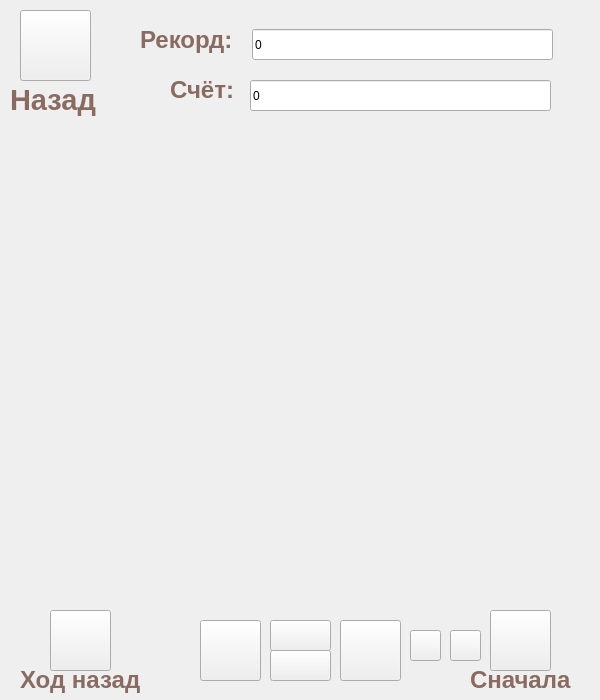
<?xml version="1.0" encoding="UTF-8"?>
<ui version="4.0">
 <class>Game</class>
 <widget class="QWidget" name="Game">
  <property name="geometry">
   <rect>
    <x>0</x>
    <y>0</y>
    <width>600</width>
    <height>700</height>
   </rect>
  </property>
  <property name="windowTitle">
   <string>Игра 2048:Игра</string>
  </property>
  <widget class="QPushButton" name="game_back_button">
   <property name="geometry">
    <rect>
     <x>20</x>
     <y>10</y>
     <width>71</width>
     <height>71</height>
    </rect>
   </property>
   <property name="text">
    <string/>
   </property>
   <property name="icon">
    <iconset>
     <normaloff>../../data/pictures/back.png</normaloff>../../data/pictures/back.png</iconset>
   </property>
   <property name="iconSize">
    <size>
     <width>70</width>
     <height>70</height>
    </size>
   </property>
  </widget>
  <widget class="QLabel" name="game_back_text">
   <property name="geometry">
    <rect>
     <x>10</x>
     <y>70</y>
     <width>101</width>
     <height>61</height>
    </rect>
   </property>
   <property name="text">
    <string>&lt;html&gt;&lt;head/&gt;&lt;body&gt;&lt;p&gt;&lt;span style=&quot; font-size:22pt; font-weight:600; color:#896b62;&quot;&gt;Назад&lt;/span&gt;&lt;/p&gt;&lt;/body&gt;&lt;/html&gt;</string>
   </property>
  </widget>
  <widget class="QPushButton" name="game_restart_button">
   <property name="geometry">
    <rect>
     <x>490</x>
     <y>610</y>
     <width>61</width>
     <height>61</height>
    </rect>
   </property>
   <property name="text">
    <string/>
   </property>
   <property name="icon">
    <iconset>
     <normaloff>../../data/pictures/restart.png</normaloff>../../data/pictures/restart.png</iconset>
   </property>
   <property name="iconSize">
    <size>
     <width>60</width>
     <height>60</height>
    </size>
   </property>
  </widget>
  <widget class="QLabel" name="game_restart_text">
   <property name="geometry">
    <rect>
     <x>470</x>
     <y>650</y>
     <width>111</width>
     <height>61</height>
    </rect>
   </property>
   <property name="text">
    <string>&lt;html&gt;&lt;head/&gt;&lt;body&gt;&lt;p&gt;&lt;span style=&quot; font-size:18pt; font-weight:600; color:#896b62;&quot;&gt;Сначала&lt;/span&gt;&lt;/p&gt;&lt;/body&gt;&lt;/html&gt;</string>
   </property>
  </widget>
  <widget class="QLabel" name="game_move_back_text">
   <property name="geometry">
    <rect>
     <x>20</x>
     <y>650</y>
     <width>131</width>
     <height>61</height>
    </rect>
   </property>
   <property name="text">
    <string>&lt;html&gt;&lt;head/&gt;&lt;body&gt;&lt;p&gt;&lt;span style=&quot; font-size:18pt; font-weight:600; color:#896b62;&quot;&gt;Ход назад&lt;/span&gt;&lt;/p&gt;&lt;/body&gt;&lt;/html&gt;</string>
   </property>
  </widget>
  <widget class="QPushButton" name="game_move_back_button">
   <property name="geometry">
    <rect>
     <x>50</x>
     <y>610</y>
     <width>61</width>
     <height>61</height>
    </rect>
   </property>
   <property name="text">
    <string/>
   </property>
   <property name="icon">
    <iconset>
     <normaloff>../../data/pictures/move_back.png</normaloff>../../data/pictures/move_back.png</iconset>
   </property>
   <property name="iconSize">
    <size>
     <width>60</width>
     <height>60</height>
    </size>
   </property>
  </widget>
  <widget class="QLabel" name="game_record_text">
   <property name="geometry">
    <rect>
     <x>140</x>
     <y>10</y>
     <width>101</width>
     <height>61</height>
    </rect>
   </property>
   <property name="text">
    <string>&lt;html&gt;&lt;head/&gt;&lt;body&gt;&lt;p&gt;&lt;span style=&quot; font-size:18pt; font-weight:600; color:#896b62;&quot;&gt;Рекорд:&lt;/span&gt;&lt;/p&gt;&lt;/body&gt;&lt;/html&gt;</string>
   </property>
  </widget>
  <widget class="QLabel" name="game_score_text">
   <property name="geometry">
    <rect>
     <x>170</x>
     <y>60</y>
     <width>71</width>
     <height>61</height>
    </rect>
   </property>
   <property name="text">
    <string>&lt;html&gt;&lt;head/&gt;&lt;body&gt;&lt;p&gt;&lt;span style=&quot; font-size:18pt; font-weight:600; color:#896b62;&quot;&gt;Счёт:&lt;/span&gt;&lt;/p&gt;&lt;/body&gt;&lt;/html&gt;</string>
   </property>
  </widget>
  <widget class="QLineEdit" name="game_record_line_edit">
   <property name="geometry">
    <rect>
     <x>252</x>
     <y>29</y>
     <width>301</width>
     <height>31</height>
    </rect>
   </property>
   <property name="text">
    <string>0</string>
   </property>
  </widget>
  <widget class="QLineEdit" name="game_score_line_edit">
   <property name="geometry">
    <rect>
     <x>250</x>
     <y>80</y>
     <width>301</width>
     <height>31</height>
    </rect>
   </property>
   <property name="text">
    <string>0</string>
   </property>
  </widget>
  <widget class="QPushButton" name="game_up_button">
   <property name="geometry">
    <rect>
     <x>270</x>
     <y>620</y>
     <width>61</width>
     <height>31</height>
    </rect>
   </property>
   <property name="text">
    <string/>
   </property>
   <property name="icon">
    <iconset>
     <normaloff>../../data/pictures/up.png</normaloff>../../data/pictures/up.png</iconset>
   </property>
   <property name="iconSize">
    <size>
     <width>40</width>
     <height>40</height>
    </size>
   </property>
  </widget>
  <widget class="QPushButton" name="game_right_button">
   <property name="geometry">
    <rect>
     <x>340</x>
     <y>620</y>
     <width>61</width>
     <height>61</height>
    </rect>
   </property>
   <property name="text">
    <string/>
   </property>
   <property name="icon">
    <iconset>
     <normaloff>../../data/pictures/left.png</normaloff>../../data/pictures/left.png</iconset>
   </property>
   <property name="iconSize">
    <size>
     <width>60</width>
     <height>60</height>
    </size>
   </property>
  </widget>
  <widget class="QPushButton" name="game_left_button">
   <property name="geometry">
    <rect>
     <x>200</x>
     <y>620</y>
     <width>61</width>
     <height>61</height>
    </rect>
   </property>
   <property name="text">
    <string/>
   </property>
   <property name="icon">
    <iconset>
     <normaloff>../../data/pictures/right.png</normaloff>../../data/pictures/right.png</iconset>
   </property>
   <property name="iconSize">
    <size>
     <width>60</width>
     <height>60</height>
    </size>
   </property>
  </widget>
  <widget class="QPushButton" name="game_down_button">
   <property name="geometry">
    <rect>
     <x>270</x>
     <y>650</y>
     <width>61</width>
     <height>31</height>
    </rect>
   </property>
   <property name="text">
    <string/>
   </property>
   <property name="icon">
    <iconset>
     <normaloff>../../data/pictures/down.png</normaloff>../../data/pictures/down.png</iconset>
   </property>
   <property name="iconSize">
    <size>
     <width>40</width>
     <height>40</height>
    </size>
   </property>
  </widget>
  <widget class="QWidget" name="gridLayoutWidget">
   <property name="geometry">
    <rect>
     <x>50</x>
     <y>130</y>
     <width>501</width>
     <height>481</height>
    </rect>
   </property>
   <layout class="QGridLayout" name="game_field"/>
  </widget>
  <widget class="QPushButton" name="game_yes_button">
   <property name="geometry">
    <rect>
     <x>410</x>
     <y>630</y>
     <width>31</width>
     <height>31</height>
    </rect>
   </property>
   <property name="text">
    <string/>
   </property>
   <property name="icon">
    <iconset>
     <normaloff>../../data/pictures/yes.png</normaloff>../../data/pictures/yes.png</iconset>
   </property>
   <property name="iconSize">
    <size>
     <width>30</width>
     <height>30</height>
    </size>
   </property>
  </widget>
  <widget class="QPushButton" name="game_no_button">
   <property name="geometry">
    <rect>
     <x>450</x>
     <y>630</y>
     <width>31</width>
     <height>31</height>
    </rect>
   </property>
   <property name="text">
    <string/>
   </property>
   <property name="icon">
    <iconset>
     <normaloff>../../data/pictures/no.png</normaloff>../../data/pictures/no.png</iconset>
   </property>
   <property name="iconSize">
    <size>
     <width>30</width>
     <height>30</height>
    </size>
   </property>
  </widget>
 </widget>
 <resources/>
 <connections/>
</ui>
